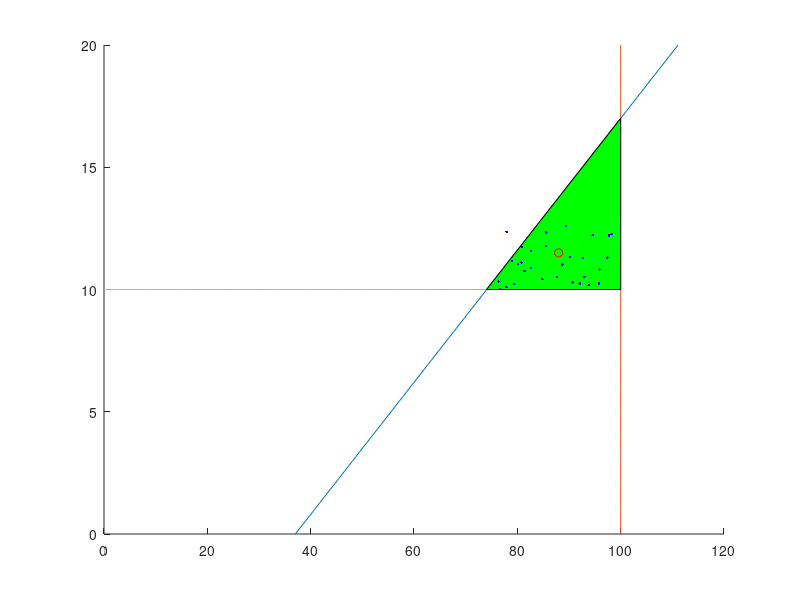

Write the MATLAB code that produced this figure. (Note: this script raises an error after producing the figure.)
close all;
clear all;
f=664;
pg=0:20; 
hold
crc=(10+pg)/.27;
plot(crc,pg)  
plot(100*ones(1,length(pg)),pg)
cr=0:100;
plot(cr,10*ones(1,length(cr)))
fill([100,100,74.041],[10,17,10],'g')

%simulate and plot
nsim = 30;
rand('seed',717171);
yield = 0.0;
n = 2;

a = [1 1];  
b = [1 1];
xsim = zeros(n,nsim);
xr = [76 10.5]'; %Initial nominal design (provides the tolerance center reference point)
t  = 1.25*[25 3]'; %Intial tolerance
   xr = [75.5 10]';  %Changing this produces nominal design
  t  = 1*[25 3]'; %changing this produces tolerance design

tc = xr+0.5*t;
plot(tc(1,1),tc(2,1),'ro')

for i=1:nsim;
  %u = rand(n,1);
    u = rand(1,n);

  %zran = t .* u + xr;  % for Uniform dist. only
  xran = (1 - (1-u).^(1./b)).^(1./a);
  %zran = t .* xran + xr;
   zran = t .* xran' + xr;
  xsim(:,i)=zran;
  
end; % for
 

plot(xsim(1,:),xsim(2,:),'b.')
legend('Original Constraints','Original Constraints','Original Constraints', 'Tolerance Box Center','Sample Realizations','Feasible Region',-1)
title('Yield Optimization')
xlabel('Random Design Variable 1')
ylabel('Random Design Variable 2')